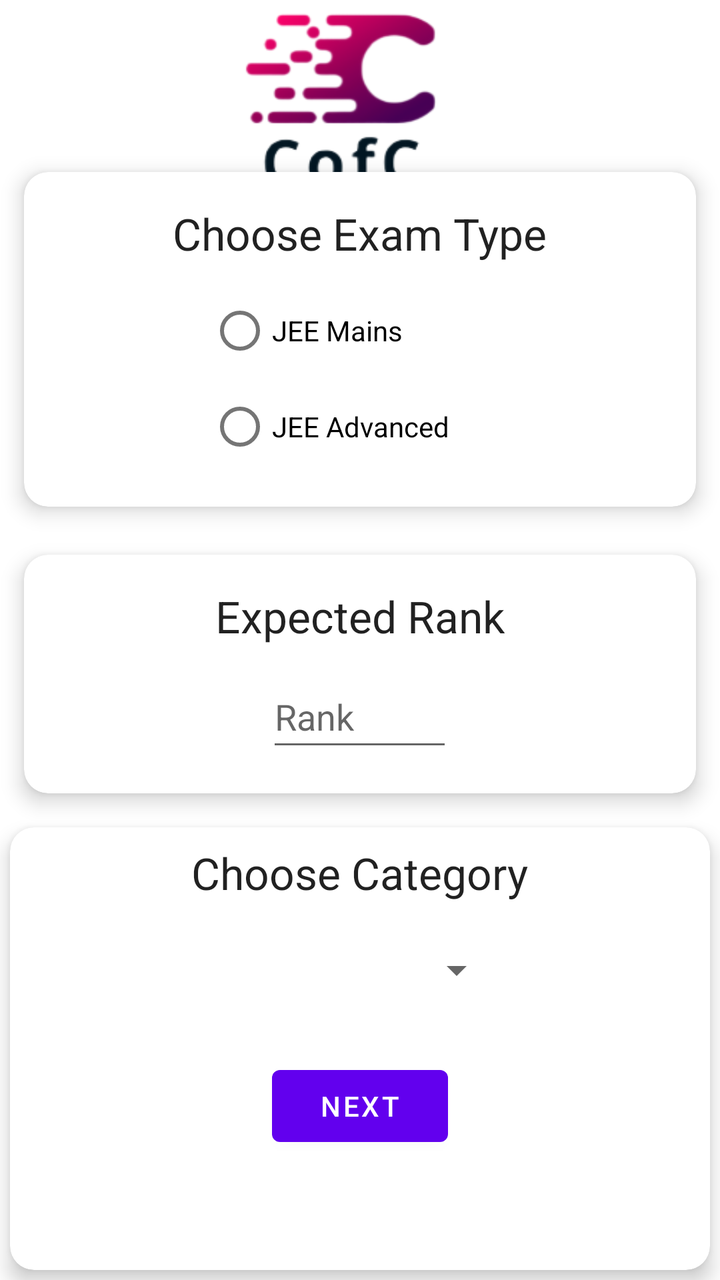
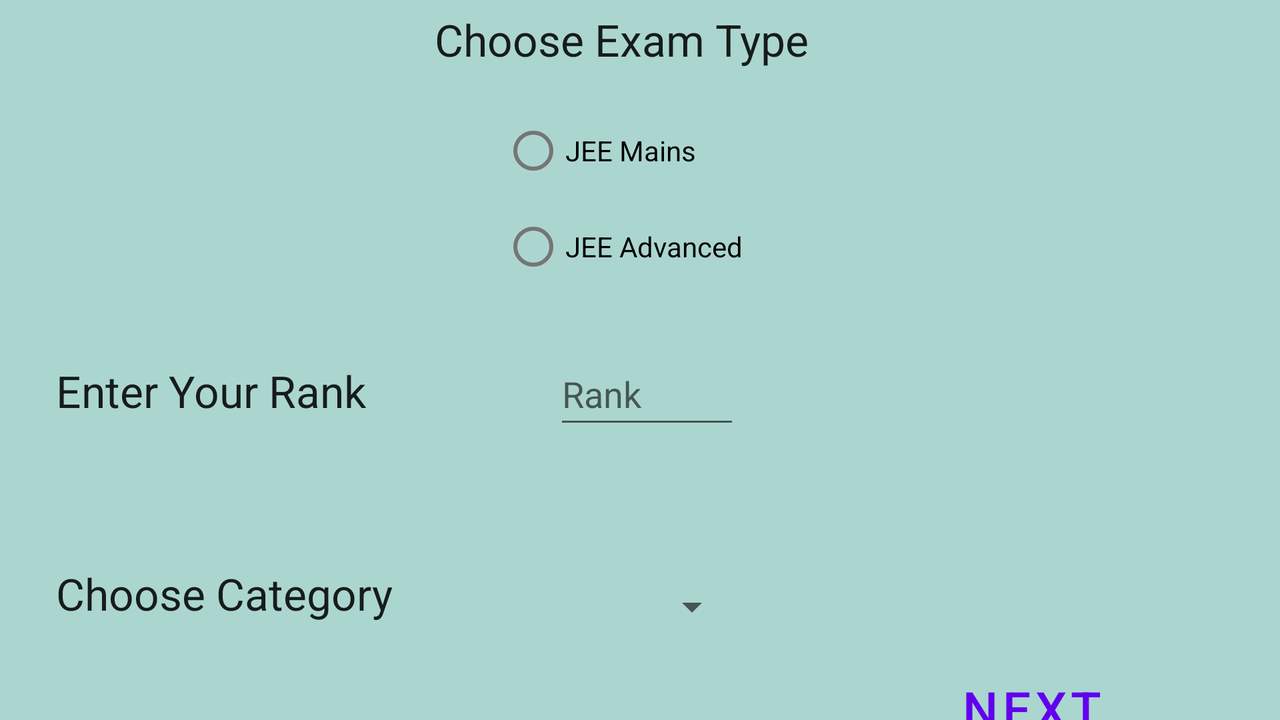

One screen, two layout resources from the same app: the default and the repository's alternative for another configuration. Each is rendered where Android would select it; the XML of both is given below.
<!-- AndroidManifest.xml: application theme Theme.JosaaHelper -->
<!-- res/layout/activity_college_inputs.xml -->
<?xml version="1.0" encoding="utf-8"?>
<androidx.constraintlayout.widget.ConstraintLayout xmlns:android="http://schemas.android.com/apk/res/android"
    xmlns:app="http://schemas.android.com/apk/res-auto"
    xmlns:tools="http://schemas.android.com/tools"
    android:id="@+id/collegePridictorFirstPage"
    android:layout_width="match_parent"
    android:layout_height="match_parent"
    android:background="@drawable/logo4"
    tools:context=".RankInputsActivity">

    <androidx.constraintlayout.widget.ConstraintLayout
        android:layout_width="wrap_content"
        android:layout_height="wrap_content"
        android:id="@+id/inplace"
        app:layout_constraintBottom_toBottomOf="parent"
        app:layout_constraintTop_toTopOf="parent"
        app:layout_constraintStart_toStartOf="parent"
        app:layout_constraintEnd_toEndOf="parent">

    </androidx.constraintlayout.widget.ConstraintLayout>


    <GridLayout
        android:id="@+id/gridLayout1"
        android:layout_width="match_parent"
        android:layout_height="wrap_content"
        android:alignmentMode="alignMargins"
        android:columnCount="1"
        android:columnOrderPreserved="false"
        android:rowCount="4"
        app:layout_constraintBottom_toBottomOf="parent"
        app:layout_constraintEnd_toEndOf="parent"
        app:layout_constraintHorizontal_bias="0.0"
        app:layout_constraintStart_toStartOf="parent"
        app:layout_constraintTop_toTopOf="parent"
        app:layout_constraintVertical_bias="1.0">

        <androidx.cardview.widget.CardView
            android:layout_width="wrap_content"
            android:layout_height="wrap_content"
            android:layout_rowWeight="1"
            android:layout_columnWeight="1"
            android:layout_margin="12dp"
            app:cardCornerRadius="12dp"
            app:cardElevation="6dp">

            <LinearLayout
                android:layout_width="match_parent"
                android:layout_height="match_parent"
                android:gravity="center"
                android:orientation="vertical"
                android:padding="16dp">

                <TextView
                    android:id="@+id/textExamType"
                    android:layout_width="wrap_content"
                    android:layout_height="wrap_content"
                    android:text="Choose Exam Type"
                    android:textAppearance="@style/TextAppearance.AppCompat.Large"
                    tools:layout_editor_absoluteX="112dp"
                    tools:layout_editor_absoluteY="126dp" />

                <RadioGroup
                    android:id="@+id/radioGroup"
                    android:layout_width="152dp"
                    android:layout_height="wrap_content"
                    android:layout_marginTop="10dp"
                    tools:layout_editor_absoluteX="146dp"
                    tools:layout_editor_absoluteY="163dp">

                    <RadioButton
                        android:id="@+id/jeemainsbtn"
                        android:layout_width="match_parent"
                        android:layout_height="wrap_content"
                        android:onClick="onRadioBtnClicked"
                        android:text="JEE Mains" />

                    <RadioButton
                        android:id="@+id/jeeadvancedbnt"
                        android:layout_width="match_parent"
                        android:layout_height="wrap_content"
                        android:onClick="onRadioBtnClicked"
                        android:text="JEE Advanced" />
                </RadioGroup>
            </LinearLayout>

        </androidx.cardview.widget.CardView>

        <androidx.cardview.widget.CardView
            android:layout_width="wrap_content"
            android:layout_height="wrap_content"
            android:layout_rowWeight="1"
            android:layout_columnWeight="1"
            android:layout_margin="12dp"
            app:cardCornerRadius="12dp"
            app:cardElevation="6dp">

            <LinearLayout
                android:layout_width="match_parent"
                android:layout_height="match_parent"
                android:gravity="center"
                android:orientation="vertical"
                android:padding="16dp">

                <TextView
                    android:id="@+id/textRank"
                    android:layout_width="wrap_content"
                    android:layout_height="wrap_content"
                    android:text="Expected Rank"
                    android:textAppearance="@style/TextAppearance.AppCompat.Large"
                    tools:layout_editor_absoluteX="127dp"
                    tools:layout_editor_absoluteY="434dp" />

                <EditText
                    android:id="@+id/editTextRank"
                    android:layout_width="93dp"
                    android:layout_height="48dp"
                    android:layout_marginTop="10dp"
                    android:ems="10"
                    android:hint="Rank"
                    android:inputType="number"
                    tools:layout_editor_absoluteX="159dp"
                    tools:layout_editor_absoluteY="471dp" />
            </LinearLayout>
        </androidx.cardview.widget.CardView>

        <androidx.cardview.widget.CardView
            android:layout_width="wrap_content"
            android:layout_height="wrap_content"
            android:layout_rowWeight="1"
            android:layout_columnWeight="1"
            android:layout_margin="5dp"
            app:cardCornerRadius="12dp"
            app:cardElevation="6dp">

            <LinearLayout
                android:layout_width="match_parent"
                android:layout_height="match_parent"
                android:gravity="center"
                android:orientation="vertical"
                android:padding="8dp">

                <TextView
                    android:id="@+id/textcategory"
                    android:layout_width="wrap_content"
                    android:layout_height="wrap_content"
                    android:text="Choose Category"
                    android:textAppearance="@style/TextAppearance.AppCompat.Large"
                    tools:layout_editor_absoluteX="121dp"
                    tools:layout_editor_absoluteY="320dp" />

                <Spinner
                    android:id="@+id/categoryspinner"
                    android:layout_width="145dp"
                    android:layout_height="48dp"
                    android:layout_marginTop="10dp"
                    android:spinnerMode="dropdown"
                    tools:ignore="SpeakableTextPresentCheck"
                    tools:layout_editor_absoluteX="133dp"
                    tools:layout_editor_absoluteY="360dp" />

                <Button
                    android:id="@+id/firstnextbtn"
                    android:layout_width="wrap_content"
                    android:layout_height="wrap_content"
                    android:layout_marginTop="20dp"
                    android:layout_marginBottom="50dp"
                    android:text="Next" />
            </LinearLayout>

        </androidx.cardview.widget.CardView>

    </GridLayout>

</androidx.constraintlayout.widget.ConstraintLayout>
<!-- resources referenced by this layout -->
<resources>
  <!-- drawable logo4: png bitmap (drawable, 40880 bytes) -->
  <style name="Theme.JosaaHelper" parent="Theme.MaterialComponents.DayNight.DarkActionBar">
          
          <item name="colorPrimary">@color/purple_500</item>
          <item name="colorPrimaryVariant">@color/purple_700</item>
          <item name="colorOnPrimary">@color/white</item>
          
          <item name="colorSecondary">@color/teal_200</item>
          <item name="colorSecondaryVariant">@color/teal_700</item>
          <item name="colorOnSecondary">@color/black</item>
          
          <item name="android:statusBarColor" tools:targetApi="l">?attr/colorPrimaryVariant</item>
          
      </style>
</resources>
<!-- res/layout-land/activity_college_inputs.xml (the repository's variant of the layout above) -->
<!-- drawn on the phone turned sideways -->
<?xml version="1.0" encoding="utf-8"?>
<androidx.constraintlayout.widget.ConstraintLayout xmlns:android="http://schemas.android.com/apk/res/android"
    xmlns:app="http://schemas.android.com/apk/res-auto"
    xmlns:tools="http://schemas.android.com/tools"
    android:id="@+id/collegePridictorFirstPage"
    android:layout_width="match_parent"
    android:layout_height="match_parent"
    android:background="#ABD6CF"
    tools:context=".RankInputsActivity">

    <TextView
        android:id="@+id/textExamType"
        android:layout_width="wrap_content"
        android:layout_height="wrap_content"
        android:layout_marginTop="5dp"
        android:layout_marginBottom="7dp"
        android:text="Choose Exam Type"
        android:textAppearance="@style/TextAppearance.AppCompat.Large"
        app:layout_constraintBottom_toTopOf="@+id/radioGroup"
        app:layout_constraintEnd_toEndOf="parent"
        app:layout_constraintHorizontal_bias="0.48"
        app:layout_constraintStart_toStartOf="parent"
        app:layout_constraintTop_toTopOf="parent"
        app:layout_constraintVertical_bias="0.0" />

    <RadioGroup
        android:id="@+id/radioGroup"
        android:layout_width="wrap_content"
        android:layout_height="wrap_content"
        android:layout_marginTop="10dp"
        android:layout_marginEnd="33dp"
        android:layout_marginBottom="61dp"
        app:layout_constraintBottom_toTopOf="@+id/textRank"
        app:layout_constraintEnd_toEndOf="@+id/textExamType"
        app:layout_constraintTop_toBottomOf="@+id/textExamType">

        <RadioButton
            android:id="@+id/jeemainsbtn"
            android:layout_width="match_parent"
            android:layout_height="wrap_content"
            android:text="JEE Mains"
            android:onClick="onRadioBtnClicked"/>

        <RadioButton
            android:id="@+id/jeeadvancedbnt"
            android:layout_width="match_parent"
            android:layout_height="wrap_content"
            android:text="JEE Advanced"
            android:onClick="onRadioBtnClicked"/>
    </RadioGroup>


    <TextView
        android:id="@+id/textRank"
        android:layout_width="wrap_content"
        android:layout_height="wrap_content"
        android:layout_marginStart="28dp"
        android:text="Enter Your Rank"

        android:textAppearance="@style/TextAppearance.AppCompat.Large"

        app:layout_constraintBaseline_toBaselineOf="@+id/editTextRank"
        app:layout_constraintStart_toStartOf="parent" />

    <EditText
        android:id="@+id/editTextRank"
        android:layout_width="93dp"
        android:layout_height="wrap_content"
        android:layout_marginTop="24dp"
        android:ems="10"
        android:hint="Rank"
        android:inputType="number"

        android:minHeight="48dp"

        app:layout_constraintEnd_toEndOf="parent"
        app:layout_constraintHorizontal_bias="0.258"
        app:layout_constraintStart_toEndOf="@+id/textRank"
        app:layout_constraintTop_toBottomOf="@+id/radioGroup" />

    <TextView
        android:id="@+id/textcategory"
        android:layout_width="wrap_content"
        android:layout_height="wrap_content"
        android:layout_marginTop="72dp"
        android:text="Choose Category"
        android:textAppearance="@style/TextAppearance.AppCompat.Large"
        app:layout_constraintStart_toStartOf="@+id/textRank"
        app:layout_constraintTop_toBottomOf="@+id/textRank" />

    <Spinner
        android:id="@+id/categoryspinner"
        android:layout_width="145dp"
        android:layout_height="48dp"
        android:layout_marginTop="60dp"

        android:spinnerMode="dropdown"
        app:layout_constraintEnd_toEndOf="@+id/editTextRank"
        app:layout_constraintHorizontal_bias="1.0"
        app:layout_constraintStart_toEndOf="@+id/textcategory"
        app:layout_constraintTop_toBottomOf="@+id/editTextRank" />

    <Button
        android:id="@+id/fistnextbtn"
        style="@style/Widget.MaterialComponents.Button.TextButton"
        android:layout_width="wrap_content"
        android:layout_height="wrap_content"
        android:layout_marginEnd="80dp"
        android:layout_marginBottom="72dp"
        android:text="Next"
        android:textSize="25sp"
        app:layout_constraintBottom_toBottomOf="parent"
        app:layout_constraintEnd_toEndOf="parent"
        app:layout_constraintTop_toBottomOf="@+id/categoryspinner"
        app:layout_constraintVertical_bias="0.0" />


</androidx.constraintlayout.widget.ConstraintLayout>
<!-- resources referenced by the variant -->
<!-- as the phone turned sideways resolves them -->
<resources>
  <style name="Theme.JosaaHelper" parent="Theme.MaterialComponents.DayNight.DarkActionBar">
          
          <item name="colorPrimary">@color/purple_500</item>
          <item name="colorPrimaryVariant">@color/purple_700</item>
          <item name="colorOnPrimary">@color/white</item>
          
          <item name="colorSecondary">@color/teal_200</item>
          <item name="colorSecondaryVariant">@color/teal_700</item>
          <item name="colorOnSecondary">@color/black</item>
          
          <item name="android:statusBarColor" tools:targetApi="l">?attr/colorPrimaryVariant</item>
          
      </style>
</resources>
